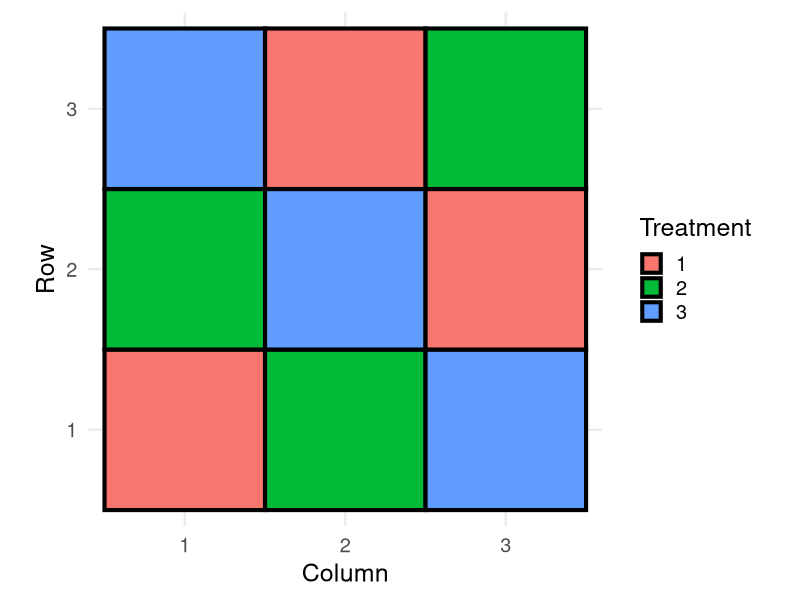
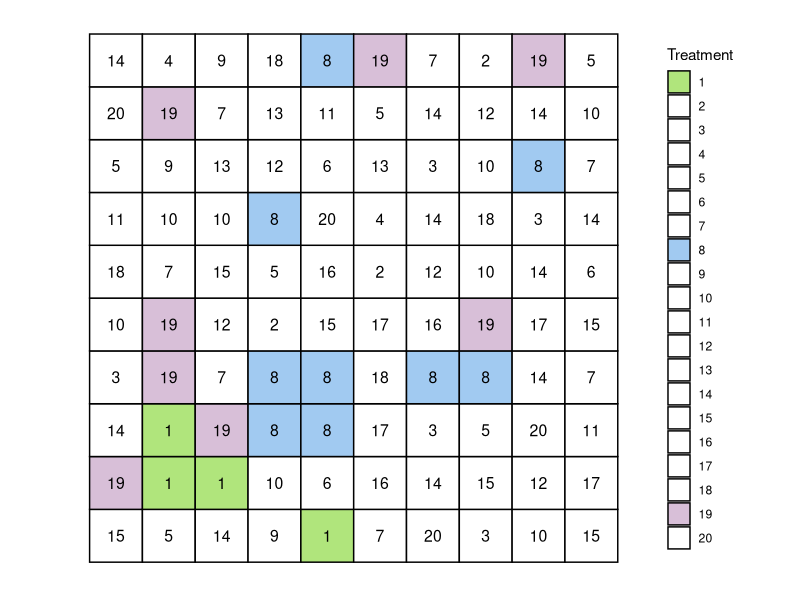

These figures' R source, in order:
## ---- chunk 1
#| message: false
#| echo: false
#| fig-width: 5
#| fig-height: 3
#| fig-cap: "A $3 \\times 3$ Latin square design."
library(tidyverse)
lsd3 <- tibble(
  row = rep(1:3, each = 3),
  col = rep(1:3, 3),
  treatment = c(1, 2, 3, 2, 3, 1, 3, 1, 2)
) |> 
  mutate(across(everything(), as.factor))
lsd3 |> 
  ggplot(aes(col, row, fill = treatment)) +
  geom_tile(color = "black", linewidth = 1.4) +
  theme_minimal(base_size = 18) +
  labs(x = "Column", y = "Row", fill = "Treatment") +
  coord_equal()
## ---- chunk 2
#| echo: false
#| tbl-cap: "The design elements of @fig-lsd with $\\Omega$ and $T$ as defined in @def-exp and $F_R$ and $F_C$ as defined in @def-rowcol. The $n=9$-vectors $\\boldsymbol{x}_{R_i}$ for $i = 1, 2, 3$, $\\boldsymbol{x}_{C_j}$  for $j = 1, 2, 3$ and $\\boldsymbol{x}_{T_k}$ for $k = 1, 2, 3$ are the orthonormal basis of $V_R$, $V_C$ and $V_T$, respectively."
lsd3 |> 
  mutate(unit = 1:n(), .before = row) |>
  bind_cols(model.matrix(~ row - 1, data = lsd3)) |>
  bind_cols(model.matrix(~ col - 1, data = lsd3)) |>
  bind_cols(model.matrix(~ treatment - 1, data = lsd3)) |> 
  knitr::kable(col.names = c("$\\omega \\in \\Omega$", "$F_R(\\omega)$", "$F_C(\\omega)$", "$T(\\omega)$", "$\\boldsymbol{x}_{R_1}$", "$\\boldsymbol{x}_{R_2}$", "$\\boldsymbol{x}_{R_3}$", "$\\boldsymbol{x}_{C_1}$", "$\\boldsymbol{x}_{C_2}$", "$\\boldsymbol{x}_{C_3}$", "$\\boldsymbol{x}_{T_1}$", "$\\boldsymbol{x}_{T_2}$", "$\\boldsymbol{x}_{T_3}$")) 
## ---- chunk 3
#| message: false
#| echo: false
#| warning: false
#| fig-width: 8
#| fig-height: 8
#| fig-cap: "Above, the figure presents an example of clustering: multiple replications of treatment 8 are grouped together, while treatments 1 and 19 are always adjacent to each other."
library(dplyr)
library(ggplot2)

design_df <- expand.grid(row = 1:10, col = 1:10)
set.seed(123)

design_df$treatment <- sample(1:20, size = nrow(design_df), replace = TRUE)  

design_df$treatment[c(33, 34, 43, 44)] <- 8  


design_df$treatment[c(12, 13, 22)] <- 1 
design_df$treatment[c(14, 15, 23)] <- 19 


ggplot(design_df, aes(x = col, y = row)) +
  geom_tile(aes(fill = factor(treatment)), color = "black", size = 0.5) +
  geom_text(aes(label = treatment), color = "black", size = 4) +  
  scale_fill_manual(values = c("8" = "#A1CAF1",   
                               "1" = "#B0E57C",   
                               "19" = "#D8BFD8",  
                               "2" = "white", "3" = "white", "4" = "white", 
                               "5" = "white", "6" = "white", "7" = "white", 
                               "9" = "white", "10" = "white", "11" = "white", 
                               "12" = "white", "13" = "white", "14" = "white", 
                               "15" = "white", "16" = "white", "17" = "white", 
                               "18" = "white", "20" = "white"), na.value = "white") +  
  coord_fixed() +  
  labs(fill = "Treatment") +
  theme_minimal() +
  theme(
    axis.title = element_blank(),
    axis.text = element_blank(),
    axis.ticks = element_blank(),
    panel.grid = element_blank()
  )
